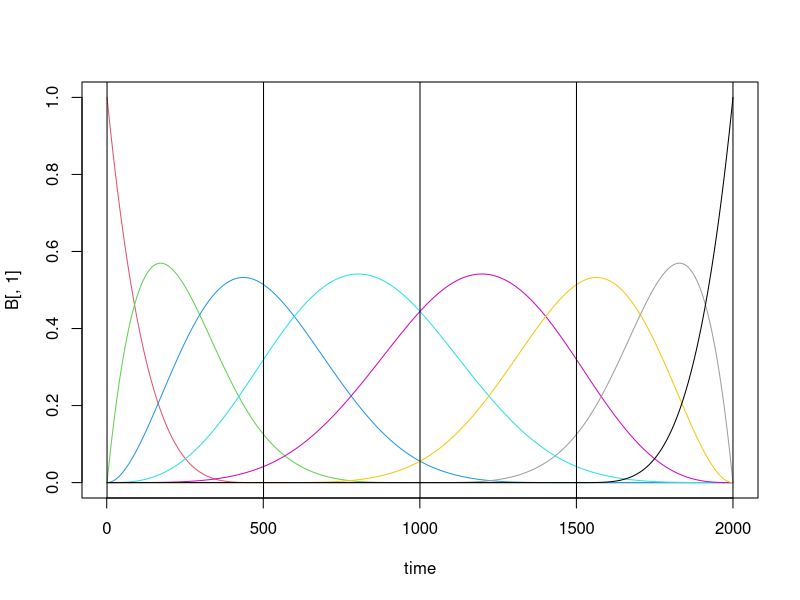

Source code (R):
library(splines)

time<-1:2000

#First define a number of splines
num_knots <- 5
#Then ask R for appropriate positions of these splines (you can also define splines manually)
knot_list <- quantile( time , probs=seq(0,1,length.out=num_knots) )

#The bs function is a bit tricky. It will always supplement 100% knot and also (if intercept=F) omits the first knot. That is because is was originally used to model growth (from 0 to some maximum).

#If you want to approximate a general relationship, omit these two knots: see the "[-c(1,num_knots)]" part and set intercept to T. This is what you want. 

#The degree of the piecewise polynomial tell you, how many curves meet at a knot. On any other point degree+1 curves are usually relevant (with the exception of the "first" and "last" knot, which are not knots (strictly speaking). They just compensate for the "lack of curves" and only one curve determines them)
B <- bs(time,
        knots=knot_list[-c(1,num_knots)] ,
        degree=4, intercept=T )

#Plot splines
plot(time,B[,1],type="n",ylim=c(0,1))
for(i in 1:ncol(B)){
  lines( time , B[,i] ,col=i+1)
}

#Cut the plot at points of your original "knot list"
abline(v=knot_list)

